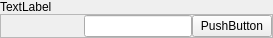
<?xml version="1.0" encoding="UTF-8"?>
<ui version="4.0">
 <class>ClusterWidget</class>
 <widget class="QFrame" name="ClusterWidget">
  <property name="geometry">
   <rect>
    <x>0</x>
    <y>0</y>
    <width>273</width>
    <height>38</height>
   </rect>
  </property>
  <property name="windowTitle">
   <string>Frame</string>
  </property>
  <layout class="QVBoxLayout" name="verticalLayout">
   <property name="spacing">
    <number>0</number>
   </property>
   <property name="leftMargin">
    <number>0</number>
   </property>
   <property name="topMargin">
    <number>0</number>
   </property>
   <property name="rightMargin">
    <number>0</number>
   </property>
   <property name="bottomMargin">
    <number>0</number>
   </property>
   <item>
    <widget class="QLabel" name="path">
     <property name="text">
      <string>TextLabel</string>
     </property>
    </widget>
   </item>
   <item>
    <widget class="QFrame" name="ctlFrame">
     <property name="frameShape">
      <enum>QFrame::StyledPanel</enum>
     </property>
     <property name="frameShadow">
      <enum>QFrame::Raised</enum>
     </property>
     <layout class="QHBoxLayout" name="horizontalLayout">
      <property name="spacing">
       <number>0</number>
      </property>
      <property name="leftMargin">
       <number>0</number>
      </property>
      <property name="topMargin">
       <number>0</number>
      </property>
      <property name="rightMargin">
       <number>0</number>
      </property>
      <property name="bottomMargin">
       <number>0</number>
      </property>
      <item>
       <spacer name="horizontalSpacer">
        <property name="orientation">
         <enum>Qt::Horizontal</enum>
        </property>
        <property name="sizeHint" stdset="0">
         <size>
          <width>40</width>
          <height>20</height>
         </size>
        </property>
       </spacer>
      </item>
      <item>
       <widget class="QLineEdit" name="port"/>
      </item>
      <item>
       <widget class="QPushButton" name="ctl">
        <property name="text">
         <string>PushButton</string>
        </property>
       </widget>
      </item>
     </layout>
    </widget>
   </item>
  </layout>
 </widget>
 <resources/>
 <connections/>
</ui>
